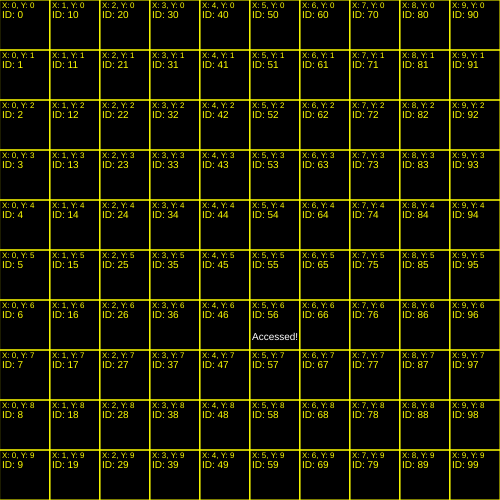
Frame 1 (no input)
Frame 60 (no input): identical to frame 1, image omitted
Frame 120 (the mouse pressed at the canvas centre since frame 60): identical to frame 1, image omitted

The p5.js sketch that drew this single still picture (run headless with seeded random() and noise() and a simulated clock; from frame 60 on, the mouse is pressed at the canvas centre):

// p5.js sketch
// ── sketch.js
let tileMap = []; //This is an array we will store our tiles in later
let tilesX = 10; //This will be how many tiles there will be on the x axis (horizontally)
let tilesY = 10; //This will be how many tiles there will be on the y axis (vertically)
let tileSize = 50; //How many pixels across each tile will be.

function setup() {
    createCanvas(500, 500);

    let tileID = 0
    for (let tileX = 0; tileX < tilesX; tileX++) {
        tileMap[tileX] = [];
        for (let tileY = 0; tileY < tilesY; tileY++) {
            tileMap[tileX][tileY] = new Tile(tileX, tileY, tileSize, tileID);
            tileID++;
        }
    }
}

function draw() {
    background(0)
    for (let tileX = 0; tileX < tilesX; tileX++) {
        for (let tileY = 0; tileY < tilesY; tileY++) {
            tileMap[tileX][tileY].debugGrid();
        }
    }

    tileMap[5][6].displayMessage()
}

class Tile{
    constructor(tileX, tileY, tileSize, tileID) {
        //YOU SHOULD ADD COMMENTS EXPLAINING WHAT THESE VARIABLES MEAN
        this.tileX = tileX;
        this.tileY = tileY;
        this.xPos = tileX * tileSize;
        this.yPos = tileY * tileSize;
        this.tileSize = tileSize;
        this.tileID = tileID;
    }
    debugGrid() {

        let xPadding = 2; //pads text so it displays within the box (x axis)
        let yCoordinatePadding = 8; //pads coordinate text so it display within the box (y axis) but above ID text
        let yIDPadding = 18; //pads ID text so it displays within the box (y axis) and below the coordinate text
        
        //All Text Settings
        strokeWeight(1)
        stroke("black")
        fill("yellow")

        //Display X and Y coordinate Text
        textSize(8)
        text("X: " + this.tileX + ", Y: " + this.tileY, this.xPos + xPadding, this.yPos + yCoordinatePadding)

        //Display tileID text
        textSize(10)
        text("ID: " + this.tileID, this.xPos + xPadding, this.yPos + yIDPadding)

        //Create rect around tile
        noFill();
        stroke('yellow');
        rect(this.xPos, this.yPos, this.tileSize, this.tileSize);
    }
    displayMessage() {
        let xPadding = 2;
        let yPadding = 40;

        strokeWeight(1)
        stroke("black")
        fill("white")
        textSize(10)
        text("Accessed!", this.xPos + xPadding, this.yPos + yPadding)
    }
}
